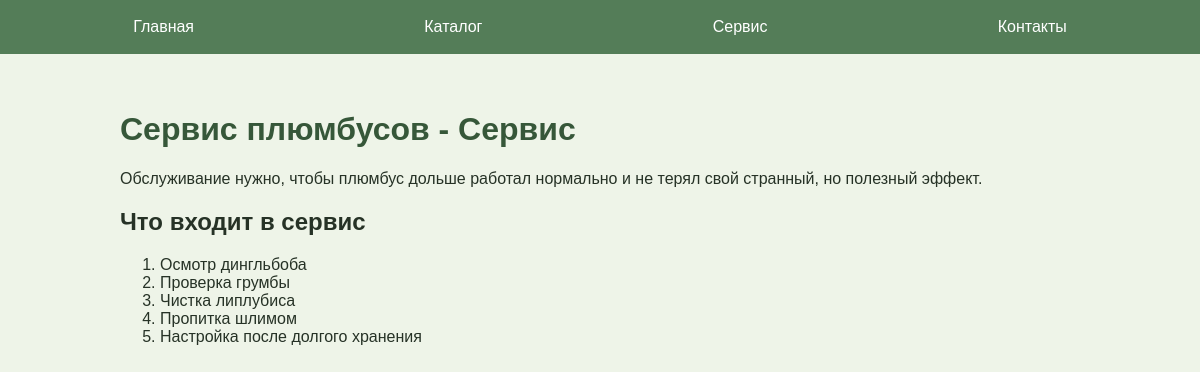
The app's page /service with its own data.
### tables this page shows
CREATE TABLE mainmenu(
    id INTEGER PRIMARY KEY AUTOINCREMENT,
    title TEXT NOT NULL,
    url TEXT NOT NULL
);

CREATE TABLE pages(
    id INTEGER PRIMARY KEY AUTOINCREMENT,
    alias TEXT NOT NULL,
    title TEXT NOT NULL,
    text TEXT NOT NULL
);

CREATE TABLE page_items(
    id INTEGER PRIMARY KEY AUTOINCREMENT,
    page_alias TEXT NOT NULL,
    title TEXT NOT NULL,
    text TEXT,
    position INTEGER NOT NULL
);

### app.py (the view)
@app.route("/service")
def service():
    dbase, page = get_page_data("service")
    return render_template(
        "service.html",
        title=page["title"],
        menu=dbase.get_menu(),
        page=page,
        items=dbase.get_page_items("service"),
    )

### FDataBase.py (called while the page is built)
    def get_menu(self):
        try:
            self.__cur.execute("SELECT title, url FROM mainmenu ORDER BY id")
            result = self.__cur.fetchall()
            if result:
                return result
        except sqlite3.Error as error:
            print("Ошибка чтения меню из базы данных", error)
        return []

    def get_page(self, alias):
        try:
            self.__cur.execute(
                "SELECT title, text FROM pages WHERE alias = ? LIMIT 1",
                (alias,),
            )
            result = self.__cur.fetchone()
            if result:
                return result
        except sqlite3.Error as error:
            print("Ошибка чтения страницы из базы данных", error)
        return False

    def get_page_items(self, alias):
        try:
            self.__cur.execute(
                "SELECT title, text FROM page_items "
                "WHERE page_alias = ? ORDER BY position",
                (alias,),
            )
            return self.__cur.fetchall()
        except sqlite3.Error as error:
            print("Ошибка чтения содержимого страницы", error)
        return []

### app.py (called while the page is built)
def connect_db():
    con = sqlite3.connect(app.config["DATABASE"])
    con.row_factory = sqlite3.Row
    return con

def get_db():
    if not hasattr(g, "link_db"):
        g.link_db = connect_db()
    return g.link_db

def get_page_data(alias):
    dbase = FDataBase(get_db())
    page = dbase.get_page(alias)
    if not page:
        abort(404)
    return dbase, page

### templates/service.html (shortened to what this page needs)
{% extends 'base.html' %}
{% block content %}
{{ super() }}
{{ page.text | safe }}
<h2>Что входит в сервис</h2>
<ol>
    {% for item in items %}
    <li>{{ item.title }}</li>
    {% endfor %}
</ol>
{% endblock %}

### templates/base.html (shortened to what this page needs)
<!DOCTYPE html>
<html lang="ru">
<head>
    <link rel="stylesheet" href="{{ url_for('static', filename='css/style.css') }}">
</head>
<body>
{% block content %}
    <ul class="menu">
        {% for m in menu %}
        <li><a href="{{ m.url }}">{{ m.title }}</a></li>
        {% endfor %}
    </ul>
    <div class="container">
        {% if title %}
        <h1>Сервис плюмбусов - {{ title }}</h1>
        {% else %}
        <h1>Сервис плюмбусов</h1>
        {% endif %}
{% endblock %}
    </div>
</body>
</html>

### static/css/style.css (style rules this page uses)
body { background: #eef4e8; margin: 0; padding: 0; font-family: Verdana, Geneva, Tahoma, sans-serif; color: #263226; }
.menu { display: flex; justify-content: space-around; list-style: none; background: #547d58; padding: 18px; margin-top: 0; }
.menu a { color: white; text-decoration: none; }
.container { max-width: 1000px; margin: 0 auto; padding: 20px; box-sizing: border-box; }
h1 { color: #365739; }

### records on screen
mainmenu: title "Главная"
mainmenu: title "Каталог"
mainmenu: title "Сервис"
mainmenu: title "Контакты"
pages: title "Сервис", text "Обслуживание нужно, чтобы плюмбус дольше работал нормально и не терял свой странный, но полезный эффект."
page_items: title "Осмотр дингльбоба"
page_items: title "Проверка грумбы"
page_items: title "Чистка липлубиса"
page_items: title "Пропитка шлимом"
page_items: title "Настройка после долгого хранения"
